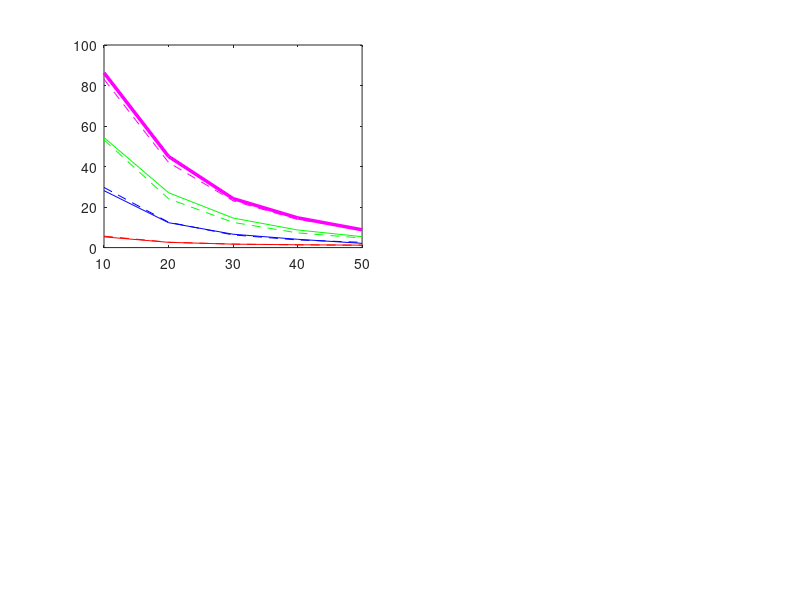

MATLAB code for this plot: (Note: this script raises an error after producing the figure.)
%Plot Q-ratio data from *.mat files.
%Scripted (badly) by Russell Lagore in October 2024
%LOAD IN DATA
var7T2cm=load('Qul_Wire_2cm_7T.mat');
var7T4cm=load('Qul_Wire_4cm_7T.mat');
var7T6cm=load('Qul_Wire_6cm_7T.mat');
var7T8cm=load('Qul_Wire_8cm_7T.mat');
var10T2cm=load('Qul_Wire_2cm_10p5T.mat');
var10T4cm=load('Qul_Wire_4cm_10p5T.mat');
var10T4cmPCB=load('Qul_PCB_4cm_10p5T.mat');
var10T6cm=load('Qul_Wire_6cm_10p5T.mat');
var10T8cm=load('Qul_Wire_8cm_10p5T.mat');

%PLOT 7T Q-ratios
figure;
subplot(2,2,1);
plot(var7T2cm.Phantom_Gap,var7T2cm.Qul, 'r--',var7T2cm.Phantom_Gap,var7T2cm.Qul_meas,'r-', ...
    var7T4cm.Phantom_Gap,var7T4cm.Qul,'b--',var7T4cm.Phantom_Gap,var7T4cm.Qul_meas,'b-', ...
    var7T6cm.Phantom_Gap,var7T6cm.Qul,'g--',var7T6cm.Phantom_Gap,var7T6cm.Qul_meas,'g-', ...
    var7T8cm.Phantom_Gap,var7T8cm.Qul,'m--',var7T8cm.Phantom_Gap,var7T8cm.Qul_meas,'m-','LineWidth',2.5);
%yyaxis left
fontsize(28,"points"); xlabel('Distance from Load (mm)')
ylabel('Q-ratio (Qul)')
legend('2cm sim', '2cm meas', '4cm sim', '4cm meas', '6cm sim', '6cm meas', '8cm sim', '8cm meas');
%yyaxis right
%ylabel('Fraction of SNR (SNR/SNRideal)')
%figure;
%hold on;
subplot(2,2,2);
%PLOT 10.5T Q-ratios
plot(var10T2cm.Phantom_Gap,var10T2cm.Qul, 'r--',var10T2cm.Phantom_Gap,var10T2cm.Qul_meas,'r-', ...
    var10T4cm.Phantom_Gap,var10T4cm.Qul,'b--',var10T4cm.Phantom_Gap,var10T4cm.Qul_meas,'b-', ...
    var10T6cm.Phantom_Gap,var10T6cm.Qul,'g--',var10T6cm.Phantom_Gap,var10T6cm.Qul_meas,'g-', ...
    var10T8cm.Phantom_Gap,var10T8cm.Qul,'m--',var10T8cm.Phantom_Gap,var10T8cm.Qul_meas,'m-', ...
    var10T4cmPCB.Phantom_Gap,var10T4cmPCB.Qul,'c--',var10T4cmPCB.Phantom_Gap,var10T4cmPCB.Qul_meas,'c-','LineWidth',2.5);
xlim([10 50])
%yyaxis left
fontsize(28,"points"); xlabel('Distance from Load (mm)')
ylabel('Q-ratio (Q_{ul})')
legend('2cm sim', '2cm meas', '4cm sim', '4cm meas', '6cm sim', '6cm meas', '8cm sim', '8cm meas', '4cm PCB sim', '4cm PCB meas');

%PLOT 7T SNR
%figure;
subplot(2,2,3);
plot(var7T2cm.Phantom_Gap,sqrt(1-(1./var7T2cm.Qul)), 'r--',var7T2cm.Phantom_Gap,sqrt(1-(1./var7T2cm.Qul_meas)),'r-', ...
    var7T4cm.Phantom_Gap,sqrt(1-(1./var7T4cm.Qul)),'b--',var7T4cm.Phantom_Gap,sqrt(1-(1./var7T4cm.Qul_meas)),'b-', ...
    var7T6cm.Phantom_Gap,sqrt(1-(1./var7T6cm.Qul)),'g--',var7T6cm.Phantom_Gap,sqrt(1-(1./var7T6cm.Qul_meas)),'g-', ...
    var7T8cm.Phantom_Gap,sqrt(1-(1./var7T8cm.Qul)),'m--',var7T8cm.Phantom_Gap,sqrt(1-(1./var7T8cm.Qul_meas)),'m-','LineWidth',2.5);
%yyaxis left
fontsize(28,"points"); xlabel('Distance from Load (mm)')
ylabel('Fraction of SNR (SNR/SNR_{ideal})')
legend('2cm sim', '2cm meas', '4cm sim', '4cm meas', '6cm sim', '6cm meas', '8cm sim', '8cm meas');
%yyaxis right
%ylabel('Fraction of SNR (SNR/SNRideal)')

%PLOT 10.5T SNR
%figure;
%hold on;
subplot(2,2,4);
plot(var10T2cm.Phantom_Gap,sqrt(1-(1./var10T2cm.Qul)), 'r--',var10T2cm.Phantom_Gap,sqrt(1-(1./var10T2cm.Qul_meas)),'r-', ...
    var10T4cm.Phantom_Gap,sqrt(1-(1./var10T4cm.Qul)),'b--',var10T4cm.Phantom_Gap,sqrt(1-(1./var10T4cm.Qul_meas)),'b-', ...
    var10T6cm.Phantom_Gap,sqrt(1-(1./var10T6cm.Qul)),'g--',var10T6cm.Phantom_Gap,sqrt(1-(1./var10T6cm.Qul_meas)),'g-', ...
    var10T8cm.Phantom_Gap,sqrt(1-(1./var10T8cm.Qul)),'m--',var10T8cm.Phantom_Gap,sqrt(1-(1./var10T8cm.Qul_meas)),'m-', ...
    var10T4cmPCB.Phantom_Gap,sqrt(1-(1./var10T4cmPCB.Qul)),'c--',var10T4cmPCB.Phantom_Gap,sqrt(1-(1./var10T4cmPCB.Qul_meas)),'c-','LineWidth',2.5);
xlim([10 50])
%yyaxis left
fontsize(28,"points"); xlabel('Distance from Load (mm)')
ylabel('Fraction of SNR (SNR/SNR_{ideal})')
legend('2cm sim', '2cm meas', '4cm sim', '4cm meas', '6cm sim', '6cm meas', '8cm sim', '8cm meas', '4cm PCB sim', '4cm PCB meas');

%PLOT 7T resistances
figure;
subplot(2,1,1);
plot(var7T2cm.Phantom_Gap,var7T2cm.R_Sample, 'r--',var7T2cm.Phantom_Gap,var7T2cm.R_Coil,'r-', var7T2cm.Phantom_Gap,var7T2cm.R_Rad,'r:', ...
    var7T4cm.Phantom_Gap,var7T4cm.R_Sample,'b--',var7T4cm.Phantom_Gap,var7T4cm.R_Coil,'b-', var7T4cm.Phantom_Gap,var7T4cm.R_Rad,'b:', ...
    var7T6cm.Phantom_Gap,var7T6cm.R_Sample,'g--',var7T6cm.Phantom_Gap,var7T6cm.R_Coil,'g-', var7T6cm.Phantom_Gap,var7T6cm.R_Rad,'g:', ...
    var7T8cm.Phantom_Gap,var7T8cm.R_Sample,'m--',var7T8cm.Phantom_Gap,var7T8cm.R_Coil,'m-',var7T8cm.Phantom_Gap,var7T8cm.R_Rad,'m:','LineWidth',2.5);
%yyaxis left
grid on;
fontsize(28,"points"); xlabel('Distance from Load (mm)')
ylabel('Simulated Resistance (Ohms) (log scale)')
legend('2cm R_{Sample}', '2cm R_{Coil}', '2cm R_{Rad}', '4cm R_{Sample}', '4cm R_{Coil}', '4cm R_{Rad}', '6cm R_{Sample}', '6cm R_{Coil}', '6cm R_{Rad}', '8cm R_{Sample}', '8cm R_{Coil}', '8cm R_{Rad}');
legend('Location','eastoutside')
set(gca, 'YScale', 'log')
title('7T / 298 MHz Loops')
subplot(2,1,2);
plot(var10T2cm.Phantom_Gap,var10T2cm.R_Sample, 'r--',var10T2cm.Phantom_Gap,var10T2cm.R_Coil,'r-', var10T2cm.Phantom_Gap,var10T2cm.R_Rad,'r:', ...
    var10T4cm.Phantom_Gap,var10T4cm.R_Sample,'b--',var10T4cm.Phantom_Gap,var10T4cm.R_Coil,'b-', var10T4cm.Phantom_Gap,var10T4cm.R_Rad,'b:', ...
    var10T4cmPCB.Phantom_Gap,var10T4cmPCB.R_Sample,'c--',var10T4cmPCB.Phantom_Gap,var10T4cmPCB.R_Coil,'c-', var10T4cmPCB.Phantom_Gap,var10T4cmPCB.R_Rad,'c:', ...
    var10T6cm.Phantom_Gap,var10T6cm.R_Sample,'g--',var10T6cm.Phantom_Gap,var10T6cm.R_Coil,'g-', var10T6cm.Phantom_Gap,var10T6cm.R_Rad,'g:', ...
    var10T8cm.Phantom_Gap,var10T8cm.R_Sample,'m--',var10T8cm.Phantom_Gap,var10T8cm.R_Coil,'m-',var10T8cm.Phantom_Gap,var10T8cm.R_Rad,'m:','LineWidth',2.5);
grid on;
fontsize(28,"points"); xlabel('Distance from Load (mm)')
ylabel('Simulated Resistance (Ohms) (log scale)')
legend('2cm R_{Sample}', '2cm R_{Coil}', '2cm R_{Rad}', '4cm R_{Sample}', '4cm R_{Coil}', '4cm PCB R_{Rad}',  '4cm PCB R_{Sample}', '4cm PCB R_{Coil}', '4cm R_{Rad}', '6cm R_{Sample}', '6cm R_{Coil}', '6cm R_{Rad}', '8cm R_{Sample}', '8cm R_{Coil}', '8cm R_{Rad}');
legend('Location','eastoutside')
set(gca, 'YScale', 'log')
title('10.5T / 447 MHz Loops')
xlim([10 50])

figure; subplot(1,2,1);
Urad8cm10T=4.754907443626268;
Urad6cm10T=2.146560339584563;
Urad4cm10T=0.330690170438991;
Urad2cm10T=0.022188597569142;
Urad8cm7T=0.813364537352076;
Urad6cm7T=0.229139560930379;
Urad4cm7T=0.056687086344860;
Urad2cm7T=0.004152195175822;
Urad7T=[Urad2cm7T Urad4cm7T Urad6cm7T Urad8cm7T];
Urad10T=[Urad2cm10T Urad4cm10T Urad6cm10T Urad8cm10T];
coild=[2 4 6 8]
plot(coild,Urad7T, 'b-',coild,Urad10T,'r-', 'LineWidth', 1.5);
grid on;
fontsize(28,"points"); xlabel('Coil Diameter (mm)')
ylabel('Radiation Loss of Unloaded Coil (Ohms)')
legend('7T', '10.5T');
title('(A) Radiation Loss for Unloaded Coils')
subplot(1,2,2);
plot(var10T2cm.Phantom_Gap, Urad2cm10T./var10T2cm.R_Rad,'r-', ...
    var10T4cm.Phantom_Gap, Urad4cm10T./var10T4cm.R_Rad,'b-', ...
    var10T6cm.Phantom_Gap, Urad6cm10T./var10T6cm.R_Rad,'g-', ...
    var10T8cm.Phantom_Gap, Urad8cm10T./var10T8cm.R_Rad,'m-', ...
    var7T2cm.Phantom_Gap, Urad2cm7T./var7T2cm.R_Rad,'r:', ...
    var7T4cm.Phantom_Gap, Urad4cm7T./var7T4cm.R_Rad,'b:', ...
    var7T6cm.Phantom_Gap, Urad6cm7T./var7T6cm.R_Rad,'g:', ...
    var7T8cm.Phantom_Gap, Urad8cm7T./var7T8cm.R_Rad,'m:','LineWidth',2.5);
grid on;
fontsize(28,"points"); xlabel('Distance from Load (mm)')
ylabel('R_{Rad (Unloaded)} / R_{Rad (Loaded)} (Ohms)')
legend('10.5T 2cm', '10.5T 4cm', '10.5T 6cm', '10.5T 8cm', '7T 2cm', '7T 4cm', '7T 6cm', '7T 8cm');
%legend('Location','eastoutside')
%set(gca, 'YScale', 'log')
title('(B) Ratio of Unloaded/Loaded Coil Radiation Loss')
xlim([10 50])

%Simulated Q of loops with detune networks

R_p_choke7T = 52798;
R_p_choke10T = 65825;
R_p_PIN7T = 8000;
R_p_PIN10T = 18000;
%For Cs: 3pF 4.7pF 6.2pF 8.2pF 10pF 12pF;
Cs = 1E-12*[2.2 3 4.7 6.2 8.2 10 12];
%For C: 1.8pF 2.5pF 3pF 4.55pF 4.7pF 6.2pF 7.5 8.2pF 12pF;
R_ESR = [0.130 0.110 0.115 0.1 0.095 0.088 0.082 0.080 0.05];
Xs7T = 1./(298E6*pi()*Cs);
Xs10T =  1./(447E6*pi()*Cs);
L_Coil=1E-9*[43.6 96 135 184];
X_Coil7T = (298E6*pi()*L_Coil);
X_Coil10T = (447E6*pi()*L_Coil);

%Calculate simulated Q-ratio 7T 2cm
R_Feed_7T2cm = Xs7T(5).^2/R_p_PIN7T + (2*Xs7T(5)).^2/R_p_choke7T;
R_ELEC_7T2cm = R_ESR(8)+ R_Feed_7T2cm;
R_U_7T2cm = var7T2cm.R_Coil + R_ELEC_7T2cm;
R_L_7T2cm = var7T2cm.R_Coil + var7T2cm.R_Sample + var7T2cm.R_Rad + R_ELEC_7T2cm;
Q_R_7T2cm=R_L_7T2cm./R_U_7T2cm

%Calculate simulated Q-ratio 7T 4cm
R_Feed_7T4cm = Xs7T(4).^2/R_p_PIN7T + (2*Xs7T(4)).^2/R_p_choke7T;
R_ELEC_7T4cm = 3*R_ESR(6)+ R_Feed_7T4cm;
R_U_7T4cm = var7T4cm.R_Coil + R_ELEC_7T4cm;
R_L_7T4cm = var7T4cm.R_Coil + var7T4cm.R_Sample + var7T4cm.R_Rad + R_ELEC_7T4cm;
Q_R_7T4cm=R_L_7T4cm./R_U_7T4cm

%Calculate simulated Q-ratio 7T 6cm
R_Feed_7T6cm = Xs7T(4).^2/R_p_PIN7T + (2*Xs7T(4)).^2/R_p_choke7T;
R_ELEC_7T6cm = 2*R_ESR(6)+ R_ESR(3) + R_Feed_7T6cm;
R_U_7T6cm = var7T6cm.R_Coil + R_ELEC_7T6cm;
R_L_7T6cm = var7T6cm.R_Coil + var7T6cm.R_Sample + var7T6cm.R_Rad + R_ELEC_7T6cm;
Q_R_7T6cm=R_L_7T6cm./R_U_7T6cm

%Calculate simulated Q-ratio 10T 4cm
R_Feed_10T4cm = Xs10T(3).^2/R_p_PIN10T + (2*Xs10T(3)).^2/R_p_choke10T;
R_ELEC_10T4cm = R_ESR(4) + 2*R_ESR(5)+ R_Feed_10T4cm;
R_U_10T4cm = var10T4cm.R_Coil + R_ELEC_10T4cm;
R_L_10T4cm = var10T4cm.R_Coil + var10T4cm.R_Sample + var10T4cm.R_Rad + R_ELEC_10T4cm;
Q_R_10T4cm=R_L_10T4cm./R_U_10T4cm

%Calculate simulated Q-ratio 10T 6cm
R_Feed_10T6cm = Xs10T(4).^2/R_p_PIN10T + (2*Xs10T(4)).^2/R_p_choke10T;
R_ELEC_10T6cm = R_ESR(4) + 3*R_ESR(6)+ R_Feed_10T6cm;
R_U_10T6cm = var10T6cm.R_Coil + R_ELEC_10T6cm;
R_L_10T6cm = var10T6cm.R_Coil + var10T6cm.R_Sample + var10T6cm.R_Rad + R_ELEC_10T6cm;
Q_R_10T6cm=R_L_10T6cm./R_U_10T6cm

%yyaxis right
%ylabel('Fraction of SNR (SNR/SNRideal)')
%figure;
%hold on;

%PLOT 10.5T Q-ratios
% plot(var10T2cm.Phantom_Gap,var10T2cm.Qul, 'r--',var10T2cm.Phantom_Gap,var10T2cm.Qul_meas,'r-', ...
%     var10T4cm.Phantom_Gap,var10T4cm.Qul,'b--',var10T4cm.Phantom_Gap,var10T4cm.Qul_meas,'b-', ...
%     var10T6cm.Phantom_Gap,var10T6cm.Qul,'g--',var10T6cm.Phantom_Gap,var10T6cm.Qul_meas,'g-', ...
%     var10T8cm.Phantom_Gap,var10T8cm.Qul,'m--',var10T8cm.Phantom_Gap,var10T8cm.Qul_meas,'m-', ...
%     var10T4cmPCB.Phantom_Gap,var10T4cmPCB.Qul,'c--',var10T4cmPCB.Phantom_Gap,var10T4cmPCB.Qul_meas,'c-');
% xlim([10 50])
% %yyaxis left
% xlabel('Distance from Load (mm)')
% ylabel('Q-ratio (Qul)')
% legend('2cm sim', '2cm meas', '4cm sim', '4cm meas', '6cm sim', '6cm meas', '8cm sim', '8cm meas', '4cm PCB sim', '4cm PCB meas');




















%yyaxis right
%ylabel('Fraction of SNR (SNR/SNRideal)')
%yyaxis left
%xlabel('Distance from Load (mm)')
%ylabel('Q-ratio (Qul)')
%yyaxis right
%ylabel('Fraction of SNR (SNR/SNRideal)')
%ax = gca;
%ax.LineStyleOrder = ["-or"; "-*r"; "-ob"; "-*b"; "-og"; "-*g"; "-om"; "-*m";];
%ax.ColorOrder = ["r"; "r"; "b"; "b"; "g"; "g"; "m"; "m"];
% yyaxis left
% ylim([1 30])
% xlabel('Distance from Load (mm)')
% ylabel('Q-ratio (Qul)')
% plot(var7T2cm.Phantom_Gap,var7T2cm.Qul,var7T2cm.Phantom_Gap,var7T2cm.Qul_meas, ...
%     var7T4cm.Phantom_Gap,var7T4cm.Qul,var7T4cm.Phantom_Gap,var7T4cm.Qul_meas);
% hold on;
% yyaxis right
% ylim([0 98.3])
% ylabel('SNR/SNRideal')
% plot(var7T6cm.SNR_Ratio,var7T6cm.Qul,var7T6cm.SNR_Ratio,var7T6cm.Qul_meas, ...
%     var7T8cm.SNR_Ratio,var7T8cm.Qul,var7T8cm.SNR_Ratio,var7T8cm.Qul_meas);